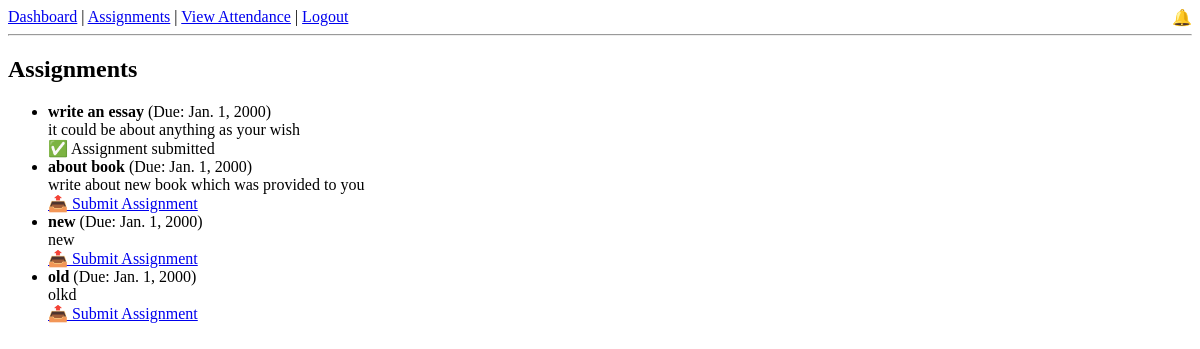
The page /assignments/ (signed in) on the database as committed earlier.
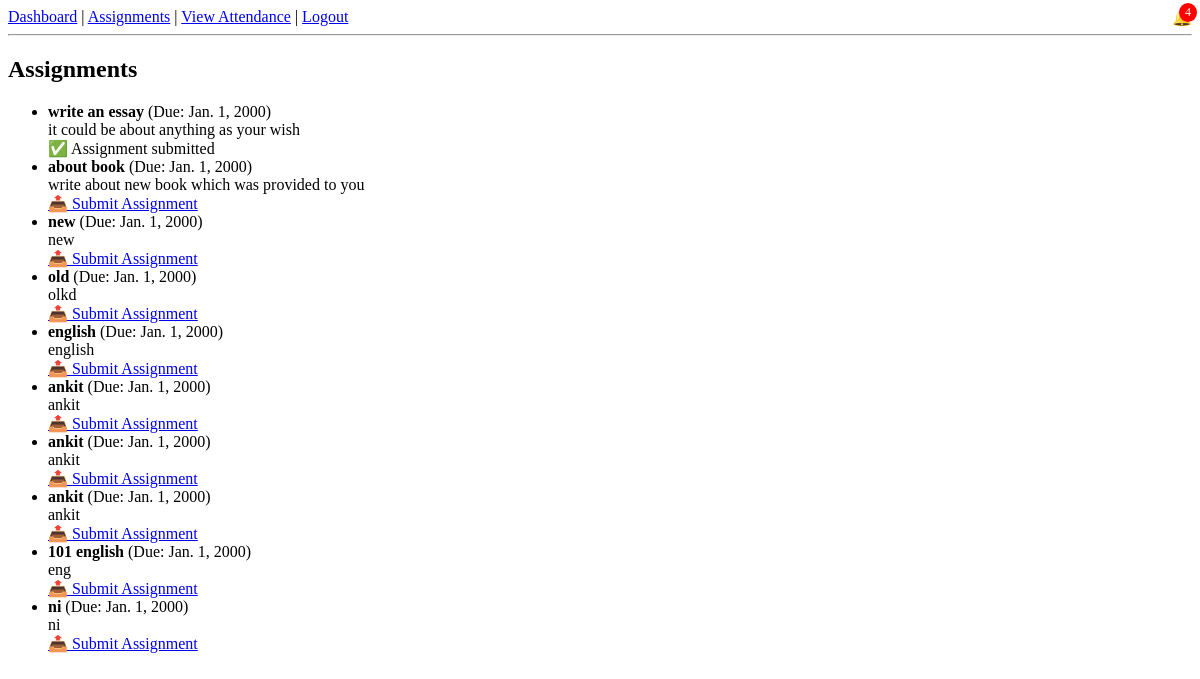
The same page on the database as committed later.
### core/models.py (models this page shows, shortened)
class Assignment(models.Model):
    course = models.ForeignKey(Course, on_delete=models.CASCADE)
    title = models.CharField(max_length=100)
    description = models.TextField(blank=True)
    due_date = models.DateField()

### core/views.py (the view)
# urls.py: path('assignments/', views.assignment_list, name='assignment_list'),
@login_required
def assignment_list(request):
    if hasattr(request.user, 'student'):
        submissions = AssignmentSubmission.objects.filter(student=request.user.student)
    else:
        submissions = AssignmentSubmission.objects.none()
    assignments = Assignment.objects.all()
    submission_status = {s.assignment.id: s for s in submissions}
    return render(request, 'core/assignment_list.html', {
        'assignments': assignments,
        'submissions': submissions,
        'submission_status': submission_status,  # ✅ Pass this to the template
    })

### core/context_processors.py (called while the page is built)
def notifications_processor(request):
    if request.user.is_authenticated:
        return {
            'notifications': request.user.notifications.filter(is_read=False).order_by('-created_at')
        }
    return {}

### core/templatetags/dict_filters.py (called while the page is built)
@register.filter
def dict_get(d, key):
    try:
        return d.get(key)
    except (AttributeError, TypeError):
        return None

### core/templates/core/assignment_list.html (shortened to what this page needs)
{% extends 'core/base.html' %}
{% load dict_filters %}
{% block content %}
<h2>Assignments</h2>
<ul>
    {% for assignment in assignments %}
    <li>
        <strong>{{ assignment.title }}</strong> (Due: {{ assignment.due_date }})<br>
        {{ assignment.description }}<br>
        {% if not user.is_staff %}
            {% if submission_status|dict_get:assignment.id %}
                ✅ Assignment submitted
            {% else %}
                <a href="{% url 'submit_assignment' assignment.id %}">📤 Submit Assignment</a>
            {% endif %}
        {% else %}
            <a href="{% url 'assignment_submissions' assignment.id %}">View Submissions</a>
        {% endif %}
    </li>
    {% empty %}
    <li>No assignments available.</li>
    {% endfor %}
</ul>
{% endblock %}

Rows that differ between the two databases and show on the page:
added Assignment: title "english", due_date "Jan. 1, 2000", description "english", shows "📤 Submit Assignment"
added Assignment: title "ankit", due_date "Jan. 1, 2000", description "ankit", shows "📤 Submit Assignment"
added Assignment: title "ankit", due_date "Jan. 1, 2000", description "ankit", shows "📤 Submit Assignment"
added Assignment: title "ankit", due_date "Jan. 1, 2000", description "ankit", shows "📤 Submit Assignment"
added Assignment: title "101 english", due_date "Jan. 1, 2000", description "eng", shows "📤 Submit Assignment"
added Assignment: title "ni", due_date "Jan. 1, 2000", description "ni", shows "📤 Submit Assignment"
Other text that changed with them:
{{ notifications|length }}: (not shown) → "4"
